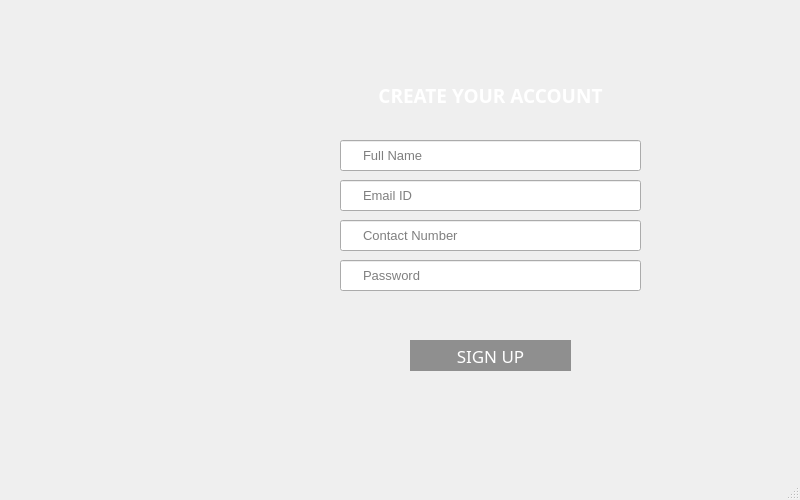
<?xml version="1.0" encoding="UTF-8"?>
<ui version="4.0">
 <class>signup</class>
 <widget class="QMainWindow" name="signup">
  <property name="geometry">
   <rect>
    <x>0</x>
    <y>0</y>
    <width>800</width>
    <height>500</height>
   </rect>
  </property>
  <property name="minimumSize">
   <size>
    <width>800</width>
    <height>500</height>
   </size>
  </property>
  <property name="maximumSize">
   <size>
    <width>800</width>
    <height>500</height>
   </size>
  </property>
  <property name="windowTitle">
   <string>MainWindow</string>
  </property>
  <widget class="QWidget" name="centralwidget">
   <widget class="QLabel" name="label">
    <property name="geometry">
     <rect>
      <x>0</x>
      <y>0</y>
      <width>791</width>
      <height>471</height>
     </rect>
    </property>
    <property name="styleSheet">
     <string notr="true">QLineEdit{
padding-left:20px;
}</string>
    </property>
    <property name="text">
     <string/>
    </property>
    <property name="pixmap">
     <pixmap resource="resources.qrc">:/resources/USER LOGIN.png</pixmap>
    </property>
    <property name="scaledContents">
     <bool>true</bool>
    </property>
   </widget>
   <widget class="QLabel" name="label_2">
    <property name="geometry">
     <rect>
      <x>320</x>
      <y>70</y>
      <width>341</width>
      <height>51</height>
     </rect>
    </property>
    <property name="font">
     <font>
      <family>Perpetua Titling MT</family>
      <pointsize>14</pointsize>
      <bold>true</bold>
     </font>
    </property>
    <property name="styleSheet">
     <string notr="true">QLabel{
color:white;
}</string>
    </property>
    <property name="text">
     <string>CREATE YOUR ACCOUNT</string>
    </property>
    <property name="alignment">
     <set>Qt::AlignmentFlag::AlignCenter</set>
    </property>
   </widget>
   <widget class="QLineEdit" name="Fullname">
    <property name="geometry">
     <rect>
      <x>340</x>
      <y>140</y>
      <width>301</width>
      <height>31</height>
     </rect>
    </property>
    <property name="font">
     <font>
      <pointsize>10</pointsize>
     </font>
    </property>
    <property name="styleSheet">
     <string notr="true">QLineEdit{
padding-left:20px;
}
QLineEdit:hover{
	
	background-color: rgb(0, 0, 74);
color:white;
	
}</string>
    </property>
    <property name="placeholderText">
     <string>Full Name</string>
    </property>
   </widget>
   <widget class="QLineEdit" name="Emailid">
    <property name="geometry">
     <rect>
      <x>340</x>
      <y>180</y>
      <width>301</width>
      <height>31</height>
     </rect>
    </property>
    <property name="font">
     <font>
      <pointsize>10</pointsize>
     </font>
    </property>
    <property name="styleSheet">
     <string notr="true">QLineEdit{
padding-left:20px;
}
QLineEdit:hover{
	
	background-color: rgb(0, 0, 74);
color:white;
	
}</string>
    </property>
    <property name="placeholderText">
     <string>Email ID</string>
    </property>
   </widget>
   <widget class="QLineEdit" name="Contact">
    <property name="geometry">
     <rect>
      <x>340</x>
      <y>220</y>
      <width>301</width>
      <height>31</height>
     </rect>
    </property>
    <property name="font">
     <font>
      <pointsize>10</pointsize>
     </font>
    </property>
    <property name="styleSheet">
     <string notr="true">QLineEdit{
padding-left:20px;
}
QLineEdit:hover{
	
	background-color: rgb(0, 0, 74);
color:white;
	
}</string>
    </property>
    <property name="placeholderText">
     <string>Contact Number</string>
    </property>
   </widget>
   <widget class="QLineEdit" name="Password">
    <property name="geometry">
     <rect>
      <x>340</x>
      <y>260</y>
      <width>301</width>
      <height>31</height>
     </rect>
    </property>
    <property name="font">
     <font>
      <pointsize>10</pointsize>
     </font>
    </property>
    <property name="styleSheet">
     <string notr="true">QLineEdit{
padding-left:20px;
}
QLineEdit:hover{
	
	background-color: rgb(0, 0, 74);
color:white;
	
}</string>
    </property>
    <property name="placeholderText">
     <string>Password</string>
    </property>
   </widget>
   <widget class="QPushButton" name="pushButton">
    <property name="geometry">
     <rect>
      <x>410</x>
      <y>340</y>
      <width>161</width>
      <height>31</height>
     </rect>
    </property>
    <property name="font">
     <font>
      <family>Trebuchet MS</family>
      <pointsize>13</pointsize>
     </font>
    </property>
    <property name="styleSheet">
     <string notr="true">QPushButton{
	background-color: rgb(143, 143, 143);
color:white;
border:none;
}

QPushButton:hover{
	background-color: rgb(209, 130, 223);
}</string>
    </property>
    <property name="text">
     <string>SIGN UP</string>
    </property>
   </widget>
   <widget class="QLabel" name="label_3">
    <property name="geometry">
     <rect>
      <x>310</x>
      <y>140</y>
      <width>21</width>
      <height>21</height>
     </rect>
    </property>
    <property name="text">
     <string/>
    </property>
    <property name="pixmap">
     <pixmap resource="resources.qrc">:/resources/icons8-name-50.png</pixmap>
    </property>
    <property name="scaledContents">
     <bool>true</bool>
    </property>
   </widget>
   <widget class="QLabel" name="label_4">
    <property name="geometry">
     <rect>
      <x>310</x>
      <y>180</y>
      <width>21</width>
      <height>21</height>
     </rect>
    </property>
    <property name="text">
     <string/>
    </property>
    <property name="pixmap">
     <pixmap resource="resources.qrc">:/resources/icons8-email-30.png</pixmap>
    </property>
    <property name="scaledContents">
     <bool>true</bool>
    </property>
   </widget>
   <widget class="QLabel" name="label_5">
    <property name="geometry">
     <rect>
      <x>310</x>
      <y>220</y>
      <width>21</width>
      <height>21</height>
     </rect>
    </property>
    <property name="text">
     <string/>
    </property>
    <property name="pixmap">
     <pixmap resource="resources.qrc">:/resources/icons8-call-50.png</pixmap>
    </property>
    <property name="scaledContents">
     <bool>true</bool>
    </property>
   </widget>
   <widget class="QLabel" name="label_6">
    <property name="geometry">
     <rect>
      <x>310</x>
      <y>260</y>
      <width>21</width>
      <height>21</height>
     </rect>
    </property>
    <property name="text">
     <string/>
    </property>
    <property name="pixmap">
     <pixmap resource="resources.qrc">:/resources/icons8-password-50.png</pixmap>
    </property>
    <property name="scaledContents">
     <bool>true</bool>
    </property>
   </widget>
  </widget>
  <widget class="QMenuBar" name="menubar">
   <property name="geometry">
    <rect>
     <x>0</x>
     <y>0</y>
     <width>800</width>
     <height>18</height>
    </rect>
   </property>
  </widget>
  <widget class="QStatusBar" name="statusbar"/>
 </widget>
 <resources>
  <include location="resources.qrc"/>
 </resources>
 <connections/>
</ui>
